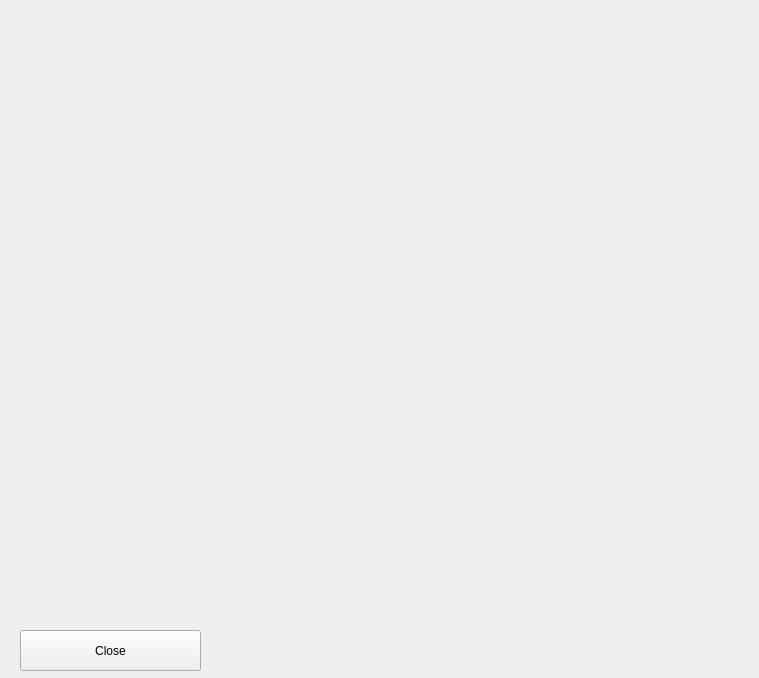
<?xml version="1.0" encoding="UTF-8"?>
<ui version="4.0">
 <class>DisplayData</class>
 <widget class="QWidget" name="DisplayData">
  <property name="geometry">
   <rect>
    <x>0</x>
    <y>0</y>
    <width>759</width>
    <height>678</height>
   </rect>
  </property>
  <property name="windowTitle">
   <string>Displaying Data</string>
  </property>
  <widget class="QScrollArea" name="scrollArea">
   <property name="geometry">
    <rect>
     <x>10</x>
     <y>10</y>
     <width>731</width>
     <height>611</height>
    </rect>
   </property>
   <property name="frameShape">
    <enum>QFrame::NoFrame</enum>
   </property>
   <property name="widgetResizable">
    <bool>true</bool>
   </property>
   <widget class="QWidget" name="scrollAreaWidgetContents">
    <property name="geometry">
     <rect>
      <x>0</x>
      <y>0</y>
      <width>731</width>
      <height>611</height>
     </rect>
    </property>
   </widget>
  </widget>
  <widget class="QPushButton" name="pushButton">
   <property name="geometry">
    <rect>
     <x>20</x>
     <y>630</y>
     <width>181</width>
     <height>41</height>
    </rect>
   </property>
   <property name="text">
    <string>Close</string>
   </property>
  </widget>
 </widget>
 <resources/>
 <connections/>
</ui>
